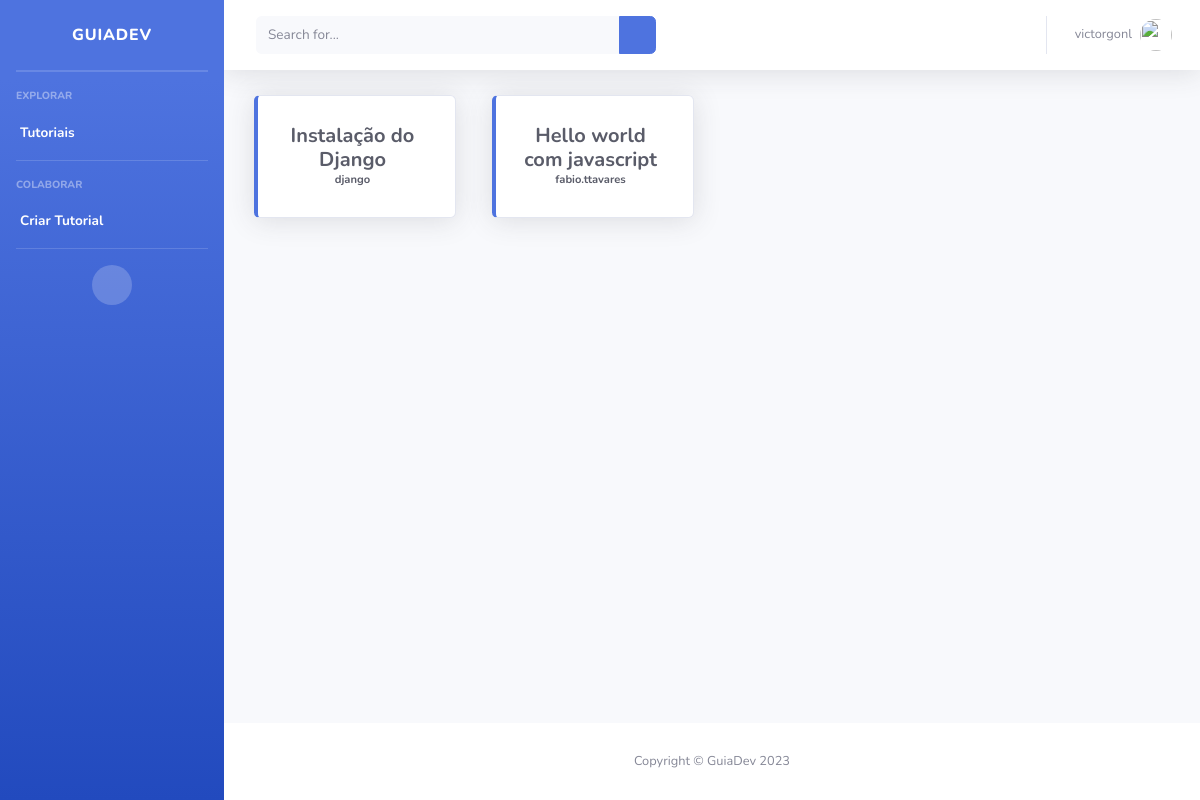
The page /tutoriais/ (signed in) on the database as committed earlier.
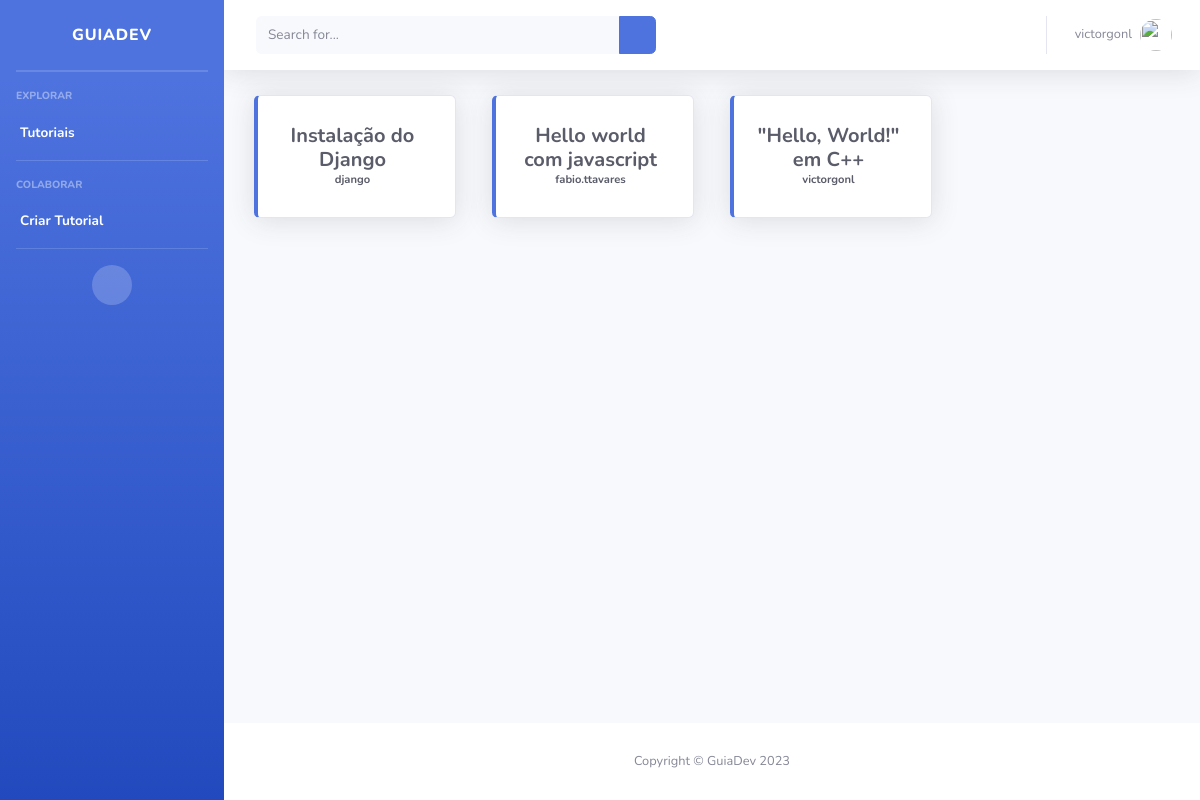
The same page on the database as committed later.
### base/models.py (models this page shows, shortened)
class Tutorial(models.Model):
    id = models.AutoField(primary_key=True)
    titulo = models.CharField(max_length=100)
    descricao = models.CharField(max_length=1000)
    usuario = models.ForeignKey(Usuario, on_delete=models.CASCADE)
    total_likes = models.IntegerField(default=0)
    tecnologias = models.ForeignKey(Tecnologia,
                                    null=True,
                                    blank=True,
                                    on_delete=models.SET_NULL)
    class Meta:
        verbose_name_plural = "Tutoriais"

class Usuario(models.Model):
    id = models.AutoField(primary_key=True)
    username = models.CharField(unique=True, max_length=50)
    email = models.CharField(unique=True, max_length=100)
    nome = models.CharField(max_length=100)
    sobrenome = models.CharField(max_length=200)
    class Meta:
        verbose_name_plural = "Usuários"

### base/views.py (the view)
# urls.py: path("tutoriais/", views.tutoriais_view, name="tutoriais"),
@login_required(login_url="login/")
def tutoriais_view(request):
    if request.method == 'GET':
        tutoriais = Tutorial.objects.all()
        usuario = request.user
        context = {'tutoriais': tutoriais, 'usuario': usuario}
        return render(request, 'tutoriais.html', context=context)
    return render(request, 'tutoriais.html')

### base/templates/tutoriais.html (shortened to what this page needs)
{% extends "index.html" %}
{% block tutoriais %}
{% for tutorial in tutoriais %}
{% load static %}
<div class="col-xl-3 col-md-6 mb-4">
    <form method="post" action="{% url 'tutorial' %}">
        <button type="submit" style="text-decoration: none; border: none; background-color: transparent;">
            <div class="card border-left-primary shadow h-100 py-2">
                <div class="card-body">
                    <div class="row no-gutters align-items-center">
                        <div class="col mr-2">
                            <div class="h5 mb-0 font-weight-bold text-gray-800">
                                {{tutorial.titulo}}
                            </div>
                            <div class="text-xs font-weight-bold text-primary text-gray-800 ">
                                {{tutorial.usuario.username}}
                            </div>
                        </div>
                    </div>
                </div>
            </div>
        </button>
    </form>
</div>
{% endfor %}
{% endblock tutoriais%}

### base/templates/index.html (shortened to what this page needs)
<!DOCTYPE html>
<html lang="en">
{% load static %}
<head>
    <link href="{% static 'vendor/fontawesome-free/css/all.min.css' %}" rel="stylesheet" type="text/css">
    <link href="{% static 'css/sb-admin-2.min.css' %}" rel="stylesheet">
</head>
<body id="page-top">
    <div id="wrapper">
        <ul class="navbar-nav bg-gradient-primary sidebar sidebar-dark accordion" id="accordionSidebar">
            <a class="sidebar-brand d-flex align-items-center justify-content-center" href="{% url 'index' %}">
                <div class="sidebar-brand-text mx-3">GuiaDev</sup></div>
            </a>
            <hr class="sidebar-divider my-0">
            <hr class="sidebar-divider">
            <div class="sidebar-heading">
                Explorar
            </div>
            <li class="nav-item active">
                <a class="nav-link" href="{% url 'tutoriais' %}">
                    <span>Tutoriais</span></a>
                <hr class="sidebar-divider d-none d-md-block">
                <div class="sidebar-heading">
                    Colaborar
                </div>
            <li class="nav-item active">
                <a class="nav-link" href="{% url 'adicionar_tutorial' %}">
                    <span>Criar Tutorial</span></a>
            </li>
            <hr class="sidebar-divider d-none d-md-block">
            <div class="text-center d-none d-md-inline">
                <button class="rounded-circle border-0" id="sidebarToggle"></button>
            </div>
        </ul>
        <div id="content-wrapper" class="d-flex flex-column">
            <div id="content">
                <nav class="navbar navbar-expand navbar-light bg-white topbar mb-4 static-top shadow">
                    <form
                        class="d-none d-sm-inline-block form-inline mr-auto ml-md-3 my-2 my-md-0 mw-100 navbar-search">
                        <div class="input-group">
                            <input type="text" class="form-control bg-light border-0 small" placeholder="Search for..."
                                aria-label="Search" aria-describedby="basic-addon2">
                            <div class="input-group-append">
                                <button class="btn btn-primary" type="button">
                                    <i class="fas fa-search fa-sm"></i>
                                </button>
                            </div>
                        </div>
                    </form>
                    <ul class="navbar-nav ml-auto">
                        <li class="nav-item dropdown no-arrow">
                            <a class="nav-link dropdown-toggle" href="#" id="userDropdown" role="button"
                                data-toggle="dropdown" aria-haspopup="true" aria-expanded="false">
                                <span class="mr-2 d-none d-lg-inline text-gray-600 small">{{usuario.username}}</span>
                                <img class="img-profile rounded-circle" src="{% static 'img/undraw_profile.svg' %}">
                            </a>
                        </li>
                    </ul>
                </nav>
                <div class="container-fluid">
                    <div class="row">
                        {% block tutoriais %}
                        {% endblock tutoriais %}
                    </div>
                </div>
            </div>
            <footer class="sticky-footer bg-white">
                <div class="container my-auto">
                    <div class="copyright text-center my-auto">
                        <span>Copyright &copy; GuiaDev 2023</span>
                    </div>
                </div>
            </footer>
        </div>
    </div>
</body>
</html>

Rows that differ between the two databases and show on the page:
added Tutorial: titulo "\"Hello, World!\" em C++", usuario.username "victorgonl"
